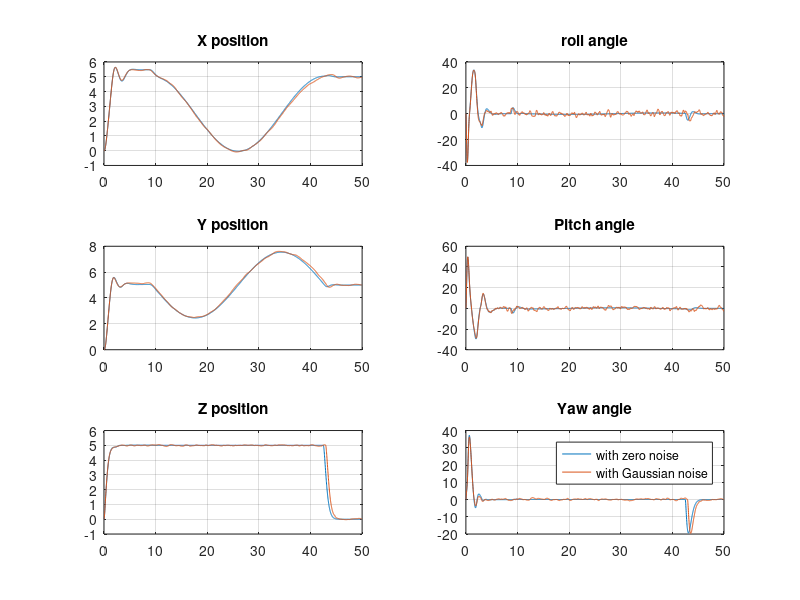

The MATLAB script that drew this image:
clear all;
close all;
data1 = load('question3a_variables.mat');
data2 = load('question3b_variables.mat');
figure
subplot(3,2,1)
plot(data1.t,data1.x);
hold on;
plot(data2.t,data2.x);
xlim([0 50]);
title("X position");
grid on;

subplot(3,2,2)
plot(data1.t,data1.roll*180/pi);
hold on;
plot(data2.t,data2.roll*180/pi);
xlim([0 50]);
title("roll angle");
grid on;

subplot(3,2,3)
plot(data1.t,data1.y);
hold on;
plot(data2.t,data2.y);
xlim([0 50]);
title("Y position");
grid on;

subplot(3,2,4)
plot(data1.t,data1.pitch*180/pi);
hold on;
plot(data2.t,data2.pitch*180/pi);
xlim([0 50]);
title("Pitch angle");
grid on;

subplot(3,2,5)
plot(data1.t,data1.z);
hold on;
plot(data2.t,data2.z);
xlim([0 50]);
title("Z position");
grid on;

subplot(3,2,6)
plot(data1.t,data1.yaw*180/pi);
hold on;
plot(data2.t,data2.yaw*180/pi);
xlim([0 50]);
legend('with zero noise','with Gaussian noise');
title("Yaw angle");
grid on;